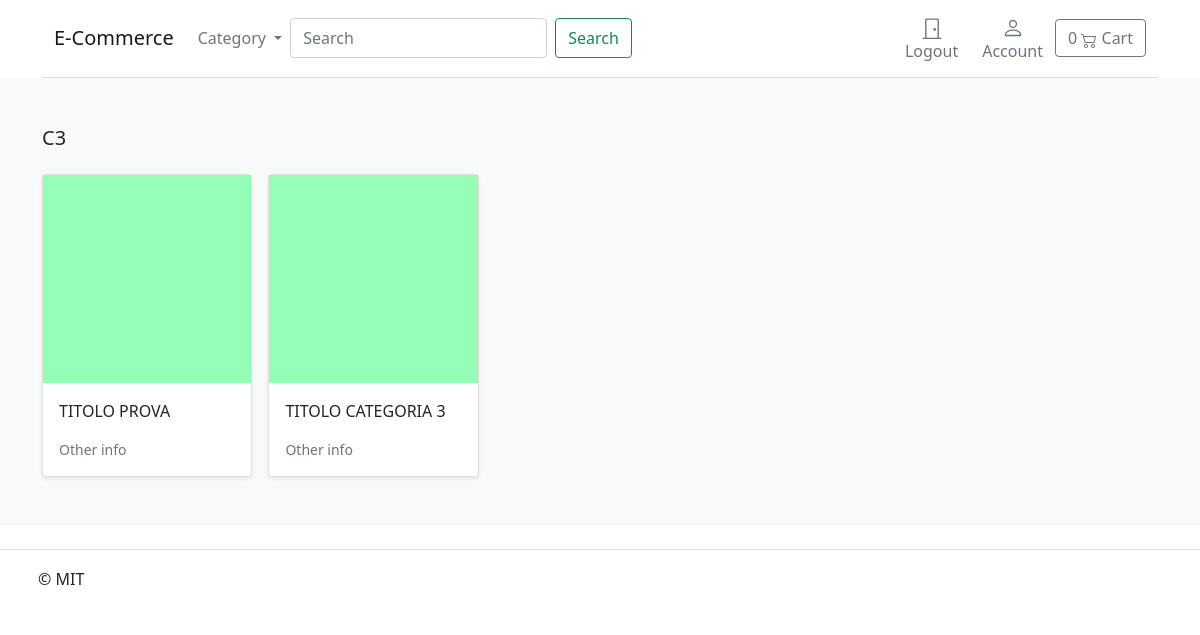
The app's page /search/c3/ (signed in) with its own data.
### store/models.py (models this page shows, shortened)
class Category(models.Model):
    name = models.CharField(max_length=255, db_index=True)
    slug = models.SlugField(max_length=255, unique=True)
    class Meta:
        verbose_name_plural = "categories"
    def get_absolute_url(self):
        return reverse('store:category_list', args=[self.slug])

class Product(models.Model):
    category = models.ForeignKey(Category, related_name='product', on_delete=models.CASCADE)
    created_by = models.ForeignKey(settings.AUTH_USER_MODEL, on_delete=models.CASCADE, related_name='product_creator')
    title = models.CharField(max_length=255)
    author = models.CharField(max_length=255, default='admin')
    description = models.TextField(blank=True)
    image = models.ImageField(upload_to='images/')
    slug = models.SlugField(max_length=255)
    price = models.DecimalField(max_digits=4, decimal_places=2)
    in_stock = models.BooleanField(default=True)
    is_active = models.BooleanField(default=True)
    created = models.DateTimeField(auto_now_add=True)
    updated = models.DateTimeField(auto_now=True)
    objects = models.Manager()
    products = ProductManager()
    class Meta:
        verbose_name_plural = "Products"
        ordering = ('-created',)
    def get_absolute_url(self):
        return reverse('store:product_detail',args=[self.slug]) #now we can dinamically use that to add urls to our page

### store/views.py (the view)
# urls.py: path('search/<slug:category_slug>/',views.category_list, name='category_list'),
def category_list(request, category_slug):
    category = get_object_or_404(Category, slug=category_slug)
    products = Product.objects.filter(category=category) #find anything in db that has this category
    return render(request, 'store/products/category.html',{'category': category,'products':products})

### basket/basket.py (called while the page is built)
    def __len__(self):
        return sum(item['qty'] for item in self.basket.values())

### basket/context_processor.py (called while the page is built)
def basket(request):
    return {'basket': Basket(request)}

### store/views.py (called while the page is built)
def categories(request):
    return{
        'categories': Category.objects.all()
    }

### templates/store/products/category.html (shortened to what this page needs)
{% extends "../base.html" %}
{% load static %}
{% block content %}
<div class="album py-5 bg-light">
    <div class="container">
      <div class="pb-3 h5">{{category.name|title}}</div>
      <div class="row row-cols-1 row-cols-sm-2 row-cols-md-5 g-3">
        {% for product in products %}
        <div class="col">
          <div class="card shadow-sm">
            <img class="img-fluid" alt="Responsive image" src="{{ product.image.url }}">
            <div class="card-body">
              <p class="card-text">
                <a class="text-dark text-decoration-none" href="{{ product.get_absolute_url }}">{{ product.title }}</a>
              </p>
              <div class="d-flex justify-content-between align-items-center">
                <small class="text-muted"> Other info</small>
              </div>
            </div>
          </div>
        </div>
        {% endfor %}
      </div>
    </div>
  </div>
{% endblock %}

### records on screen
Category: name "C3"
Product: image (picture), title "TITOLO PROVA"
Product: image (picture), title "TITOLO CATEGORIA 3"
